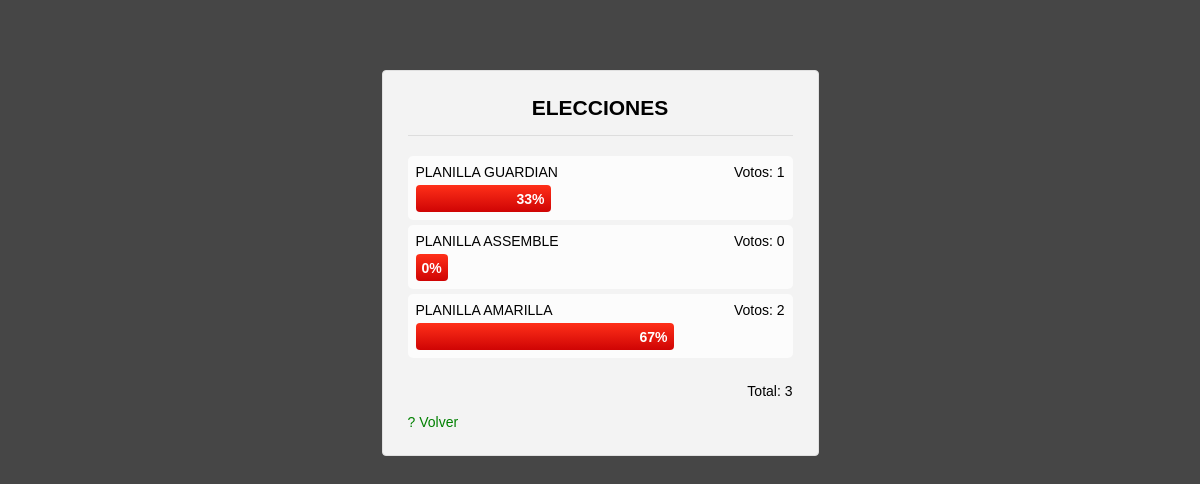
/resultado.php?id=8, run on the app's committed database.
### tables this page shows
CREATE TABLE `opciones` (
  `id` int(11) NOT NULL auto_increment,
  `id_encuesta` int(11) NOT NULL,
  `nombre` varchar(50) NOT NULL,
  `valor` int(11) NOT NULL,
  PRIMARY KEY  (`id`)
);

CREATE TABLE `encuestas` (
  `id` int(11) NOT NULL,
  `titulo` varchar(50) NOT NULL,
  `fecha` date NOT NULL,
  PRIMARY KEY  (`id`)
);

### resultado.php (the view, shortened to what this page needs)
<?php
$suma = 0;
$id = $_GET['id'];
$mod = @mysql_query("SELECT SUM(valor) as valor FROM opciones WHERE id_encuesta = ".$id);
while($result = @mysql_fetch_object($mod)){
	$suma = $result->valor;
}
?>
<!DOCTYPE HTML>
<html lang="en-US">
<head>
	<link rel="stylesheet" href="estilos.css">
</head>
<body>
<div class="wrap">
<form action="" method="post">
<?php
$aux = 0;
$sql = "SELECT a.titulo as titulo, a.fecha as fecha, b.id as id, b.nombre as nombre, b.valor as valor FROM encuestas a INNER JOIN opciones b ON a.id = b.id_encuesta WHERE a.id = ".$id;
$req = @mysql_query($sql);
while($result = @mysql_fetch_object($req)){
	if($aux == 0){
			echo "<h1>".$result->titulo."</h1>";
			echo "<ul class='votacion'>";
		$aux = 1;
	}
	echo '<li><div class="fl">'.$result->nombre.'</div><div class="fr">Votos: '.$result->valor.'</div>';
    if($suma == 0){
        echo '<div class="barra cero" style="width:0%;"></div></li>';
    }else{
        echo '<div class="barra" style="width:'.($result->valor*100/$suma).'%;">'.round($result->valor*100/$suma).'%</div></li>';
    }
}
echo '</ul>';
if(isset($aux)){
	echo '<span class="fr">Total: '.$suma.'</span>';
	echo '<a href="encuesta.php?id='.$id.'"" class="volver">? Volver</a>';
}
?>
</form>
</div>
</body>
</html>

### estilos.css (style rules this page uses)
.barra { background: #ff3019; background: -moz-linear-gradient(top, #ff3019 0%, #cf0404 100%); background: -webkit-linear-gradient(top, #ff3019 0%,#cf0404 100%); background: linear-gradient(to bottom, #ff3019 0%,#cf0404 100%); clear: both; height: 15px; color: white; font-weight: bold; text-align: right; padding: 6px; border-radius: 4px; max-width: 356px; min-width: 20px; }
* { margin: 0; padding: 0; font-family: sans-serif; font-size: 14px; }
body { background: #464646; }
a { text-decoration: none; color: green; }
.fr { float: right; }
.fl, .votar { float: left; }
.wrap { padding: 25px; margin: 0 auto; width: 385px; background: #F3F3F3; border-radius: 4px; margin-top: 70px; border: 1px solid #E0E0E0; }
h1 { margin-bottom: 20px; font-size: 21px; border-bottom: 1px solid #DDD; padding-bottom: 15px; text-align: center; }
ul.votacion { margin-bottom: 25px; list-style: none; }
.votacion li { padding: 8px; background: #FCFCFC; border-radius: 5px; margin-bottom: 5px; }
.votacion .fl { margin-bottom: 5px; }
.volver { display: block; padding-top: 15px; clear: both; }

### data on the page
opciones: id_encuesta.titulo "ELECCIONES", nombre "PLANILLA GUARDIAN", valor "1", $result->valor*100/$suma 33.333333333333 (drawn), valor "33"
opciones: nombre "PLANILLA ASSEMBLE", valor "0", $result->valor*100/$suma "0"
opciones: nombre "PLANILLA AMARILLA", valor "2", $result->valor*100/$suma 66.666666666667 (drawn), valor "67"

### other printed values
$suma "3"
